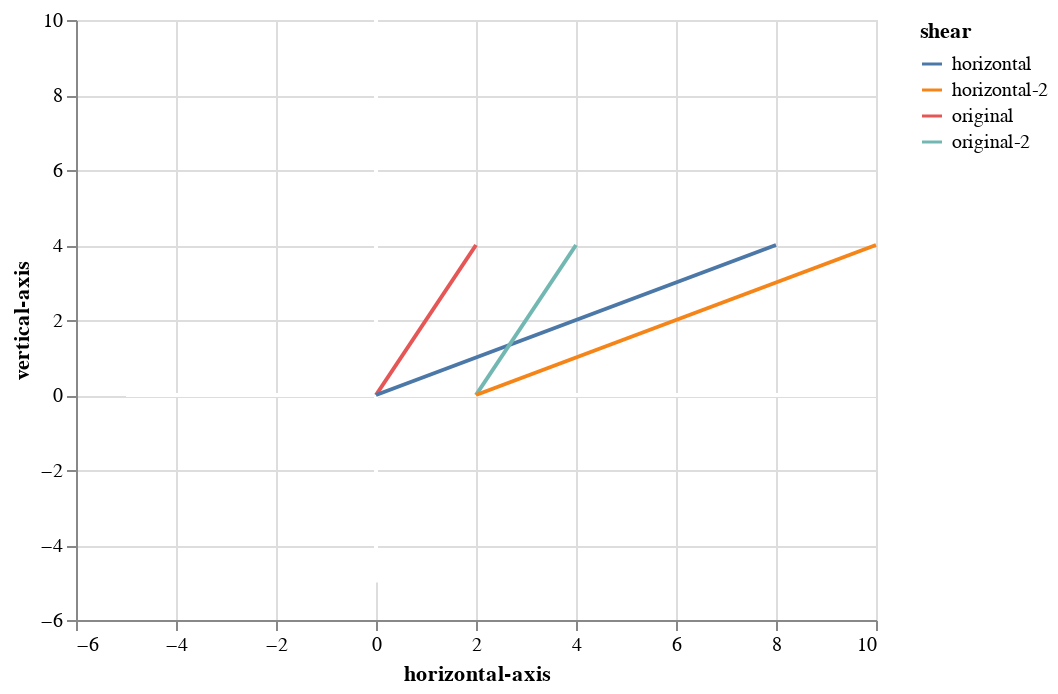

Here is the notebook cell this chart was saved with:
### Code cell
chart = alt.Chart(df).mark_line().encode(
    x=alt.X('dim-1', axis=alt.Axis(title='horizontal-axis')),
    y=alt.Y('dim-2', axis=alt.Axis(title='vertical-axis')),
    color='shear')

base_coor(-5.0, 10.0) + chart

### Figure 1 — Vega-Lite specification as saved in the notebook (floating-point values rounded to 4 significant figures)
{"config": {"view": {"continuousWidth": 400, "continuousHeight": 300}}, "layer": [{"mark": {"type": "line", "color": "white"}, "encoding": {"x": {"type": "quantitative", "field": "horizontal"}, "y": {"type": "quantitative", "field": "vertical"}}}, {"mark": {"type": "line", "color": "white"}, "encoding": {"x": {"type": "quantitative", "field": "vertical"}, "y": {"type": "quantitative", "field": "horizontal"}}}, {"data": {"name": "data-d2b6d700081f3dc3271961cd2c42922c"}, "mark": "line", "encoding": {"color": {"type": "nominal", "field": "shear"}, "x": {"type": "quantitative", "axis": {"title": "horizontal-axis"}, "field": "dim-1"}, "y": {"type": "quantitative", "axis": {"title": "vertical-axis"}, "field": "dim-2"}}}], "data": {"name": "data-29b144b3d9944f86f2a8e5d58a2cc2b0"}, "$schema": "https://vega.github.io/schema/vega-lite/v4.8.1.json", "datasets": {"data-29b144b3d9944f86f2a8e5d58a2cc2b0": [{"horizontal": -5.0, "vertical": 0.0}, {"horizontal": 10.0, "vertical": 0.0}], "data-d2b6d700081f3dc3271961cd2c42922c": [{"dim-1": 0.0, "dim-2": 0.0, "shear": "original"}, {"dim-1": 2.0, "dim-2": 4.0, "shear": "original"}, {"dim-1": 0.0, "dim-2": 0.0, "shear": "horizontal"}, {"dim-1": 8.0, "dim-2": 4.0, "shear": "horizontal"}, {"dim-1": 2.0, "dim-2": 0.0, "shear": "original-2"}, {"dim-1": 4.0, "dim-2": 4.0, "shear": "original-2"}, {"dim-1": 2.0, "dim-2": 0.0, "shear": "horizontal-2"}, {"dim-1": 10.0, "dim-2": 4.0, "shear": "horizontal-2"}]}}
